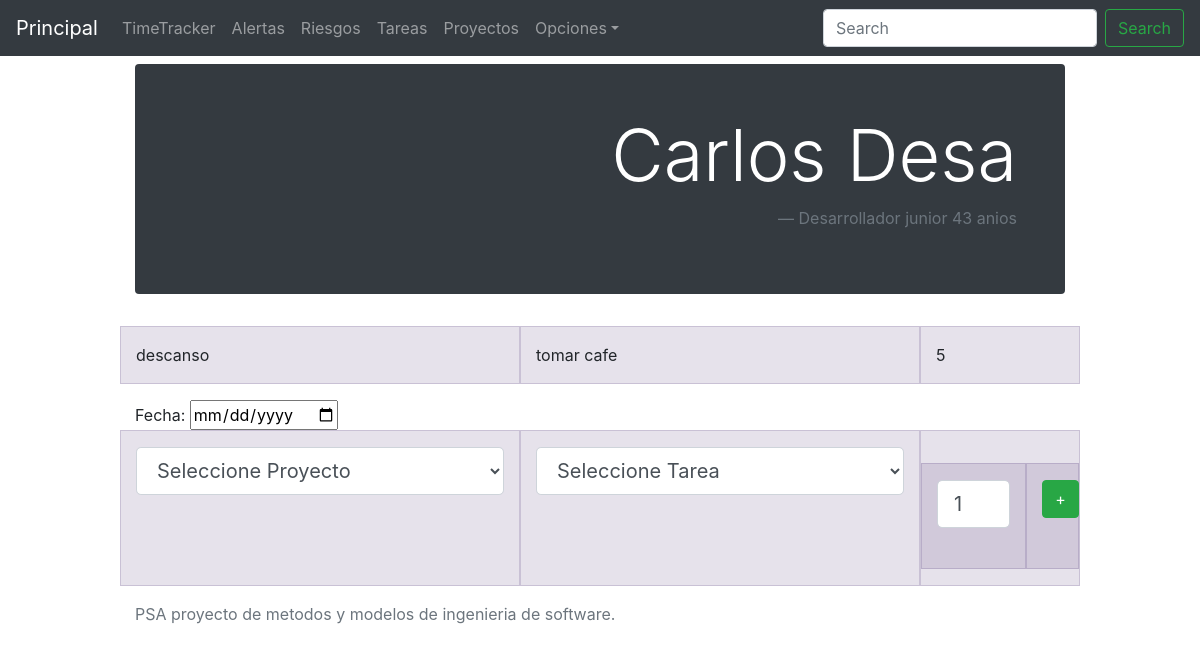
The app's page /timeTracker/detail/3/ with its own data.
### timeTracker/models.py (models this page shows, shortened)
class Desarrollador(models.Model):
	nombre = models.CharField(max_length=200)
	apellido= models.CharField(max_length=200)
	edad = models.IntegerField(validators=[MinValueValidator(0)])
	def __str__(self):
		return self.nombre+' '+self.apellido

class Horas(models.Model):
	desarrollador = models.ForeignKey(Desarrollador, on_delete=models.CASCADE, blank= True, null=True)
	tarea = models.ForeignKey(Tarea, on_delete=models.SET_NULL, blank= True, null=True)
	cantidad = models.IntegerField(validators=[MinValueValidator(0)])
	fecha = models.DateTimeField(auto_now_add=True, blank=False)

class Tarea(models.Model):
	nombre = models.CharField(max_length=200)
	proyecto = models.ForeignKey(Proyecto, blank= True, null=True, on_delete=models.SET_NULL)

class Proyecto(models.Model):
	nombre= models.CharField(max_length=200)

### timeTracker/views.py (the view)
# urls.py: url(r'^detail/(?P<desarrollador_id>[0-9]+)/$', views.detail, name='detail'),
def detail(request, desarrollador_id):
	desarrollador = get_object_or_404(Desarrollador, pk=desarrollador_id)
	proyectos = Proyecto.objects.all()
	fillGlobalDictionary()
	global tareasPorProyecto
	context = {'desarrollador': desarrollador,'proyectos':proyectos, 'tareasPorProyecto':json.dumps(tareasPorProyecto),'error':False}
	return render(request, 'timeTracker/detail.html',context)

### timeTracker/views.py (called while the page is built)
def fillGlobalDictionary():
	global tareasPorProyecto
	tareasPorProyecto = {}
	for proyecto in Proyecto.objects.all():
		tareas = []
		for tarea in proyecto.tarea_set.all():
			tareas.append(tarea.nombre)
		tareasPorProyecto[proyecto.nombre] = tareas
	return tareasPorProyecto;

### timeTracker/templates/timeTracker/detail.html (shortened to what this page needs)
{% extends "base.html" %}
{% block content %}
<div class="jumbotron p-3 p-md-5 text-white rounded bg-dark">
          <blockquote class="blockquote text-right">
              <h1 class="display-3">{{desarrollador}}</h1>
              <footer class="blockquote-footer">Desarrollador junior {{desarrollador.edad}} anios</footer>
          </blockquote>
</div>
{% for horas in desarrollador.horas_set.all %}
    <div class="row">
        <div class="col-sm-5">{{horas.tarea.proyecto.nombre}}</div>
        <div class="col-sm-5">{{horas.tarea.nombre}}</div>
        <div class="col-sm-2">{{horas.cantidad }}</div>
    </div>
{% endfor %}
  <form action="{% url 'timeTracker:add' desarrollador.id %}" method="post">
    Fecha: <input type="date" name="fecha"><br>
    <div class="row">
        <div class="col-sm-5">
          <select class="form-control form-control-lg" name="proyecto" onchange="ChangeList(this)">
              <option value="" selected disabled hidden>Seleccione Proyecto</option>
          </select><br>
        </div>
        <div class="col-sm-5">
          <select class="form-control form-control-lg"name="tarea" id="tareasSelect" >
              <option value="" selected disabled hidden>Seleccione Tarea</option>
          </select><br>
        </div>
        <div class="col-sm-2">
            <div class="row">
              <div class="col-sm-8">
                <input class="form-control form-control-lg" type="number" name="cantidad" value="1" min="1" max="1000"><br>
              </div>
              <div class="col-sm-4">
                <button type="submit" class="btn btn-success">+</button>
              </div>
            </div>
        </div>
    </div>
  </form>
{% endblock %}

### timeTracker/static/styles/index.css (style rules this page uses)
html, body { overflow-x: hidden; }
body { padding-top: 56px; }

### timeTracker/static/styles/detail.css (style rules this page uses)
body { padding-top: 2rem; padding-bottom: 2rem; }

### timeTracker/static/styles/grid.css (style rules this page uses)
.row { margin-bottom: 1rem; }
.row .row { margin-top: 1rem; margin-bottom: 0; }
[class*="col-"] { padding-top: 1rem; padding-bottom: 1rem; background-color: rgba(86, 61, 124, .15); border: 1px solid rgba(86, 61, 124, .2); }

### records on screen
Desarrollador: nombre+apellido "Carlos Desa", edad "43"
Horas: tarea.proyecto.nombre "descanso", tarea.nombre "tomar cafe", cantidad "5"
